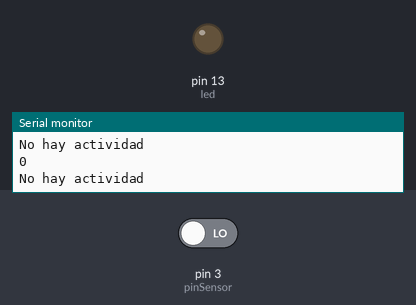
Bench run of a sketch on a simulated Arduino Uno, built with avr-gcc and run on an emulated ATmega328P. Shown: output pins drawn as LEDs (lit = HIGH), the last lines printed to the serial monitor. The test bench sets the inputs (shaded band); at power-on: pin 3 (pinSensor) LOW.

Above: at 2.8 s.
2.9 s: pin 3 (pinSensor) driven HIGH
At 3.6 s:
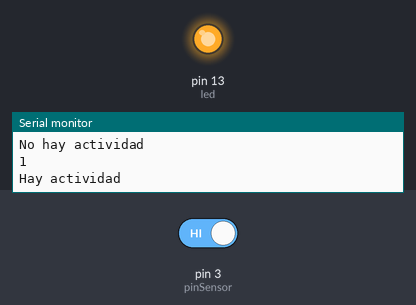
4.5 s: pin 3 (pinSensor) driven LOW
At 6.3 s:
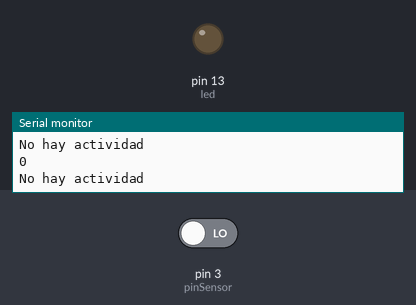
Timing chart, 0 to 7.8 s (numbered marks = the images above; inputs shaded):
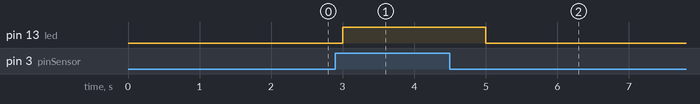

The sketch:

Sensor.ino
```cpp
const int pinSensor = 3;
int estado;
const int led=13;
void setup() {
pinMode (pinSensor, INPUT);
pinMode (led, OUTPUT);
digitalWrite(led, LOW);
Serial.begin (9600);
}

void loop() {
estado= digitalRead (pinSensor);
if (estado == HIGH){
  digitalWrite (led, HIGH);
Serial.println (estado);
Serial.println ("Hay actividad");
delay (1000);
}
  else {
     digitalWrite (led, LOW);
     Serial.println (estado);
     Serial.println ("No hay actividad");
     delay (1000);
 }
}
```

Measured:
- after the input at 2.9 s, pin 13 (led): LOW → HIGH after 0.10 s
- after the input at 4.5 s, pin 13 (led): HIGH → LOW after 0.50 s
